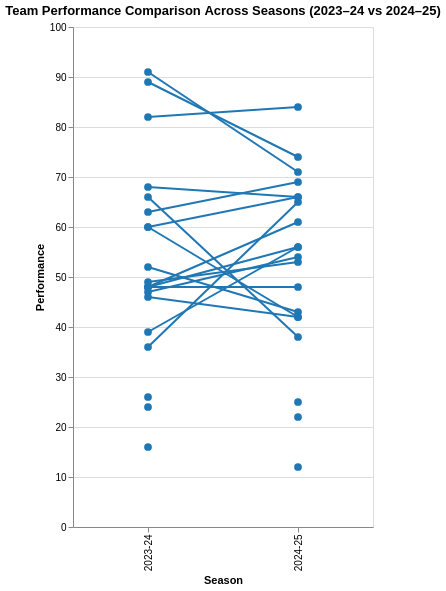

The cell this chart's notebook holds for it:
### Code cell
chart = (lines + points).properties(
    width=300,
    height=500,
    title='Team Performance Comparison Across Seasons (2023–24 vs 2024–25)'
)

chart

### Figure 1 — Vega-Lite specification as saved in the notebook (floating-point values rounded to 4 significant figures)
{"config": {"view": {"continuousWidth": 300, "continuousHeight": 300}}, "layer": [{"mark": {"type": "line"}, "encoding": {"color": {"condition": {"param": "param_07d8ea4015f1b770", "value": "#1f77b4"}, "value": "lightgray"}, "detail": {"field": "Team", "type": "nominal"}, "opacity": {"condition": {"param": "param_07d8ea4015f1b770", "value": 1}, "value": 0.3}, "x": {"field": "Season", "title": "Season", "type": "nominal"}, "y": {"field": "Value", "title": "Performance", "type": "quantitative"}}, "name": "view_802bd7dba9e91784_0", "transform": [{"filter": "(datum.Metric === SelectedMetric)"}]}, {"mark": {"type": "circle", "size": 60}, "encoding": {"color": {"condition": {"param": "param_07d8ea4015f1b770", "value": "#1f77b4"}, "value": "lightgray"}, "detail": {"field": "Team", "type": "nominal"}, "opacity": {"condition": {"param": "param_07d8ea4015f1b770", "value": 1}, "value": 0.3}, "tooltip": [{"field": "Team", "type": "nominal"}, {"field": "Season", "type": "nominal"}, {"field": "Metric", "type": "nominal"}, {"field": "Value", "type": "quantitative"}], "x": {"field": "Season", "type": "nominal"}, "y": {"field": "Value", "type": "quantitative"}}, "transform": [{"filter": "(datum.Metric === SelectedMetric)"}]}], "data": {"name": "data-76ba65ddfc364f4685d11d6010064955"}, "height": 500, "params": [{"name": "SelectedMetric", "bind": {"input": "select", "options": ["Points", "Win", "GoalDiff"], "name": "Metric: "}, "value": "Points"}, {"name": "param_07d8ea4015f1b770", "select": {"type": "point", "fields": ["Team"], "on": "click"}, "views": ["view_802bd7dba9e91784_0"]}], "title": "Team Performance Comparison Across Seasons (2023–24 vs 2024–25)", "width": 300, "$schema": "https://vega.github.io/schema/vega-lite/v6.1.0.json", "datasets": {"data-76ba65ddfc364f4685d11d6010064955": [{"Team": "Arsenal", "Season": "2023-24", "Metric": "Points", "Value": 89}, {"Team": "Aston Villa", "Season": "2023-24", "Metric": "Points", "Value": 68}, {"Team": "Bournemouth", "Season": "2023-24", "Metric": "Points", "Value": 48}, {"Team": "Brentford", "Season": "2023-24", "Metric": "Points", "Value": 39}, {"Team": "Brighton", "Season": "2023-24", "Metric": "Points", "Value": 48}, {"Team": "Burnley", "Season": "2023-24", "Metric": "Points", "Value": 24}, {"Team": "Chelsea", "Season": "2023-24", "Metric": "Points", "Value": 63}, {"Team": "Crystal Palace", "Season": "2023-24", "Metric": "Points", "Value": 49}, {"Team": "Everton", "Season": "2023-24", "Metric": "Points", "Value": 48}, {"Team": "Fulham", "Season": "2023-24", "Metric": "Points", "Value": 47}, {"Team": "Liverpool", "Season": "2023-24", "Metric": "Points", "Value": 82}, {"Team": "Luton", "Season": "2023-24", "Metric": "Points", "Value": 26}, {"Team": "Man City", "Season": "2023-24", "Metric": "Points", "Value": 91}, {"Team": "Man United", "Season": "2023-24", "Metric": "Points", "Value": 60}, {"Team": "Newcastle", "Season": "2023-24", "Metric": "Points", "Value": 60}, {"Team": "Nott'm Forest", "Season": "2023-24", "Metric": "Points", "Value": 36}, {"Team": "Sheffield United", "Season": "2023-24", "Metric": "Points", "Value": 16}, {"Team": "Tottenham", "Season": "2023-24", "Metric": "Points", "Value": 66}, {"Team": "West Ham", "Season": "2023-24", "Metric": "Points", "Value": 52}, {"Team": "Wolves", "Season": "2023-24", "Metric": "Points", "Value": 46}, {"Team": "Arsenal", "Season": "2024-25", "Metric": "Points", "Value": 74}, {"Team": "Aston Villa", "Season": "2024-25", "Metric": "Points", "Value": 66}, {"Team": "Bournemouth", "Season": "2024-25", "Metric": "Points", "Value": 56}, {"Team": "Brentford", "Season": "2024-25", "Metric": "Points", "Value": 56}, {"Team": "Brighton", "Season": "2024-25", "Metric": "Points", "Value": 61}, {"Team": "Chelsea", "Season": "2024-25", "Metric": "Points", "Value": 69}, {"Team": "Crystal Palace", "Season": "2024-25", "Metric": "Points", "Value": 53}, {"Team": "Everton", "Season": "2024-25", "Metric": "Points", "Value": 48}, {"Team": "Fulham", "Season": "2024-25", "Metric": "Points", "Value": 54}, {"Team": "Ipswich", "Season": "2024-25", "Metric": "Points", "Value": 22}, {"Team": "Leicester", "Season": "2024-25", "Metric": "Points", "Value": 25}, {"Team": "Liverpool", "Season": "2024-25", "Metric": "Points", "Value": 84}, {"Team": "Man City", "Season": "2024-25", "Metric": "Points", "Value": 71}, {"Team": "Man United", "Season": "2024-25", "Metric": "Points", "Value": 42}, {"Team": "Newcastle", "Season": "2024-25", "Metric": "Points", "Value": 66}, {"Team": "Nott'm Forest", "Season": "2024-25", "Metric": "Points", "Value": 65}, {"Team": "Southampton", "Season": "2024-25", "Metric": "Points", "Value": 12}, {"Team": "Tottenham", "Season": "2024-25", "Metric": "Points", "Value": 38}, {"Team": "West Ham", "Season": "2024-25", "Metric": "Points", "Value": 43}, {"Team": "Wolves", "Season": "2024-25", "Metric": "Points", "Value": 42}, {"Team": "Arsenal", "Season": "2023-24", "Metric": "Win", "Value": 28}, {"Team": "Aston Villa", "Season": "2023-24", "Metric": "Win", "Value": 20}, {"Team": "Bournemouth", "Season": "2023-24", "Metric": "Win", "Value": 13}, {"Team": "Brentford", "Season": "2023-24", "Metric": "Win", "Value": 10}, {"Team": "Brighton", "Season": "2023-24", "Metric": "Win", "Value": 12}, {"Team": "Burnley", "Season": "2023-24", "Metric": "Win", "Value": 5}, {"Team": "Chelsea", "Season": "2023-24", "Metric": "Win", "Value": 18}, {"Team": "Crystal Palace", "Season": "2023-24", "Metric": "Win", "Value": 13}, {"Team": "Everton", "Season": "2023-24", "Metric": "Win", "Value": 13}, {"Team": "Fulham", "Season": "2023-24", "Metric": "Win", "Value": 13}, {"Team": "Liverpool", "Season": "2023-24", "Metric": "Win", "Value": 24}, {"Team": "Luton", "Season": "2023-24", "Metric": "Win", "Value": 6}, {"Team": "Man City", "Season": "2023-24", "Metric": "Win", "Value": 28}, {"Team": "Man United", "Season": "2023-24", "Metric": "Win", "Value": 18}, {"Team": "Newcastle", "Season": "2023-24", "Metric": "Win", "Value": 18}, {"Team": "Nott'm Forest", "Season": "2023-24", "Metric": "Win", "Value": 9}, {"Team": "Sheffield United", "Season": "2023-24", "Metric": "Win", "Value": 3}, {"Team": "Tottenham", "Season": "2023-24", "Metric": "Win", "Value": 20}, {"Team": "West Ham", "Season": "2023-24", "Metric": "Win", "Value": 14}, {"Team": "Wolves", "Season": "2023-24", "Metric": "Win", "Value": 13}, {"Team": "Arsenal", "Season": "2024-25", "Metric": "Win", "Value": 20}, {"Team": "Aston Villa", "Season": "2024-25", "Metric": "Win", "Value": 19}, {"Team": "Bournemouth", "Season": "2024-25", "Metric": "Win", "Value": 15}, {"Team": "Brentford", "Season": "2024-25", "Metric": "Win", "Value": 16}, {"Team": "Brighton", "Season": "2024-25", "Metric": "Win", "Value": 16}, {"Team": "Chelsea", "Season": "2024-25", "Metric": "Win", "Value": 20}, {"Team": "Crystal Palace", "Season": "2024-25", "Metric": "Win", "Value": 13}, {"Team": "Everton", "Season": "2024-25", "Metric": "Win", "Value": 11}, {"Team": "Fulham", "Season": "2024-25", "Metric": "Win", "Value": 15}, {"Team": "Ipswich", "Season": "2024-25", "Metric": "Win", "Value": 4}, {"Team": "Leicester", "Season": "2024-25", "Metric": "Win", "Value": 6}, {"Team": "Liverpool", "Season": "2024-25", "Metric": "Win", "Value": 25}, {"Team": "Man City", "Season": "2024-25", "Metric": "Win", "Value": 21}, {"Team": "Man United", "Season": "2024-25", "Metric": "Win", "Value": 11}, {"Team": "Newcastle", "Season": "2024-25", "Metric": "Win", "Value": 20}, {"Team": "Nott'm Forest", "Season": "2024-25", "Metric": "Win", "Value": 19}, {"Team": "Southampton", "Season": "2024-25", "Metric": "Win", "Value": 2}, {"Team": "Tottenham", "Season": "2024-25", "Metric": "Win", "Value": 11}, {"Team": "West Ham", "Season": "2024-25", "Metric": "Win", "Value": 11}, {"Team": "Wolves", "Season": "2024-25", "Metric": "Win", "Value": 12}, {"Team": "Arsenal", "Season": "2023-24", "Metric": "GoalDiff", "Value": 62}, {"Team": "Aston Villa", "Season": "2023-24", "Metric": "GoalDiff", "Value": 15}, {"Team": "Bournemouth", "Season": "2023-24", "Metric": "GoalDiff", "Value": -13}, {"Team": "Brentford", "Season": "2023-24", "Metric": "GoalDiff", "Value": -9}, {"Team": "Brighton", "Season": "2023-24", "Metric": "GoalDiff", "Value": -7}, {"Team": "Burnley", "Season": "2023-24", "Metric": "GoalDiff", "Value": -37}, {"Team": "Chelsea", "Season": "2023-24", "Metric": "GoalDiff", "Value": 14}, {"Team": "Crystal Palace", "Season": "2023-24", "Metric": "GoalDiff", "Value": -1}, {"Team": "Everton", "Season": "2023-24", "Metric": "GoalDiff", "Value": -11}, {"Team": "Fulham", "Season": "2023-24", "Metric": "GoalDiff", "Value": -6}, {"Team": "Liverpool", "Season": "2023-24", "Metric": "GoalDiff", "Value": 45}, {"Team": "Luton", "Season": "2023-24", "Metric": "GoalDiff", "Value": -33}, {"Team": "Man City", "Season": "2023-24", "Metric": "GoalDiff", "Value": 62}, {"Team": "Man United", "Season": "2023-24", "Metric": "GoalDiff", "Value": -1}, {"Team": "Newcastle", "Season": "2023-24", "Metric": "GoalDiff", "Value": 23}, {"Team": "Nott'm Forest", "Season": "2023-24", "Metric": "GoalDiff", "Value": -18}, {"Team": "Sheffield United", "Season": "2023-24", "Metric": "GoalDiff", "Value": -69}, {"Team": "Tottenham", "Season": "2023-24", "Metric": "GoalDiff", "Value": 13}, {"Team": "West Ham", "Season": "2023-24", "Metric": "GoalDiff", "Value": -14}, {"Team": "Wolves", "Season": "2023-24", "Metric": "GoalDiff", "Value": -15}, {"Team": "Arsenal", "Season": "2024-25", "Metric": "GoalDiff", "Value": 35}, {"Team": "Aston Villa", "Season": "2024-25", "Metric": "GoalDiff", "Value": 7}, {"Team": "Bournemouth", "Season": "2024-25", "Metric": "GoalDiff", "Value": 12}, {"Team": "Brentford", "Season": "2024-25", "Metric": "GoalDiff", "Value": 9}, {"Team": "Brighton", "Season": "2024-25", "Metric": "GoalDiff", "Value": 7}, {"Team": "Chelsea", "Season": "2024-25", "Metric": "GoalDiff", "Value": 21}, {"Team": "Crystal Palace", "Season": "2024-25", "Metric": "GoalDiff", "Value": 0}, {"Team": "Everton", "Season": "2024-25", "Metric": "GoalDiff", "Value": -2}, {"Team": "Fulham", "Season": "2024-25", "Metric": "GoalDiff", "Value": 0}, {"Team": "Ipswich", "Season": "2024-25", "Metric": "GoalDiff", "Value": -46}, {"Team": "Leicester", "Season": "2024-25", "Metric": "GoalDiff", "Value": -47}, {"Team": "Liverpool", "Season": "2024-25", "Metric": "GoalDiff", "Value": 45}, {"Team": "Man City", "Season": "2024-25", "Metric": "GoalDiff", "Value": 28}, {"Team": "Man United", "Season": "2024-25", "Metric": "GoalDiff", "Value": -10}, {"Team": "Newcastle", "Season": "2024-25", "Metric": "GoalDiff", "Value": 21}, {"Team": "Nott'm Forest", "Season": "2024-25", "Metric": "GoalDiff", "Value": 12}, {"Team": "Southampton", "Season": "2024-25", "Metric": "GoalDiff", "Value": -60}, {"Team": "Tottenham", "Season": "2024-25", "Metric": "GoalDiff", "Value": -1}, {"Team": "West Ham", "Season": "2024-25", "Metric": "GoalDiff", "Value": -16}, {"Team": "Wolves", "Season": "2024-25", "Metric": "GoalDiff", "Value": -15}]}}
